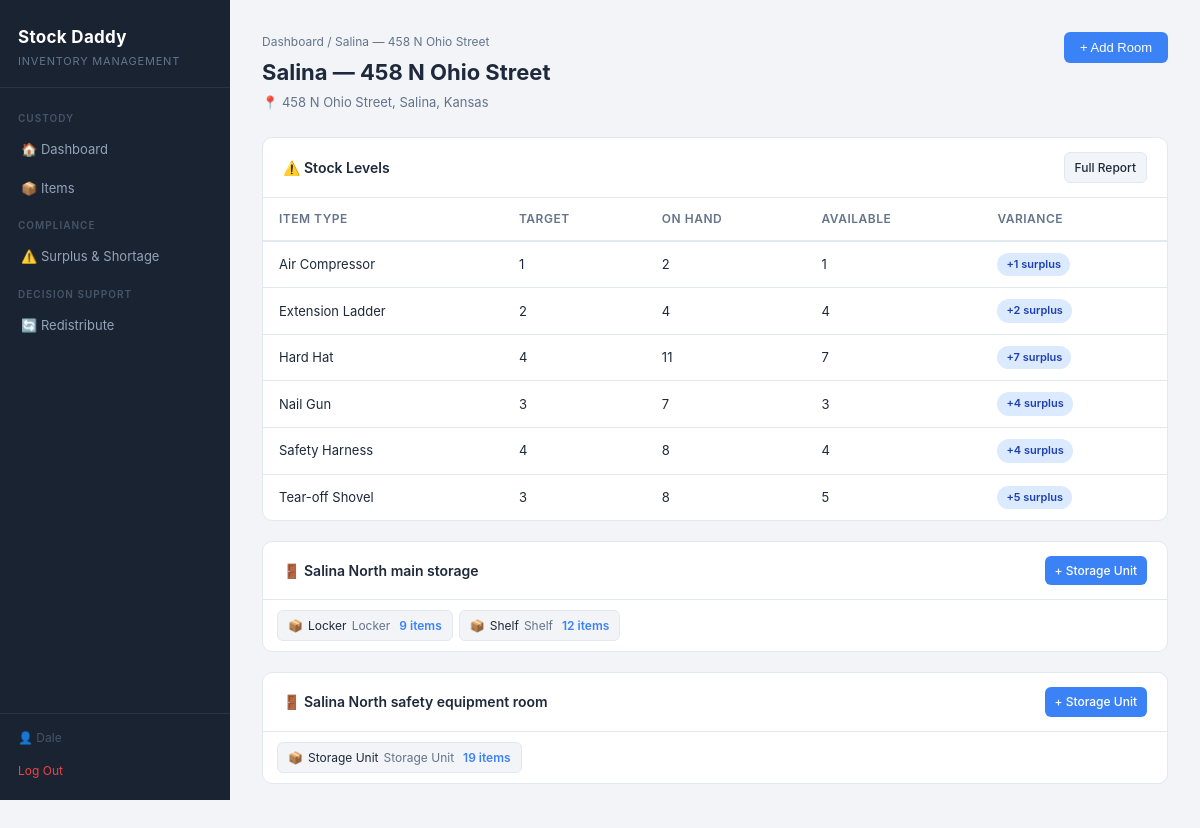
The app's page /building/1 (signed in) with its own data.
### tables this page shows
CREATE TABLE item_type (
  item_type_id      INTEGER PRIMARY KEY AUTOINCREMENT,
  name              VARCHAR(100) NOT NULL UNIQUE,
  description       VARCHAR(255),
  -- Cost to acquire one new unit. NULL = acquisition unavailable (c_k = inf).
  replacement_cost  DECIMAL(10,2) NULL,
  -- REQ-23. NULL = no service-life limit configured for this type (not zero).
  service_life_days INTEGER NULL,
  CONSTRAINT chk_replacement_cost_positive
    CHECK (replacement_cost IS NULL OR replacement_cost > 0),
  CONSTRAINT chk_service_life_positive
    CHECK (service_life_days IS NULL OR service_life_days > 0)
);

CREATE TABLE room (
  room_id     INTEGER PRIMARY KEY AUTOINCREMENT,
  building_id INTEGER NOT NULL,
  location    VARCHAR(100),
  FOREIGN KEY (building_id) REFERENCES building(building_id)
);

CREATE TABLE storage (
  storage_id    INTEGER PRIMARY KEY AUTOINCREMENT,
  room_id       INTEGER NOT NULL,
  storage_type  VARCHAR(100),
  FOREIGN KEY (room_id) REFERENCES room(room_id)
);

### app.py (the view)
@app.route("/building/<int:building_id>")
def building(building_id):
    if "user" not in session:
        return redirect(url_for("login"))
    building_data = db.get_building(building_id)
    if building_data is None:
        return redirect(url_for("dashboard"))
    return render_template("building.html", user=session["user"], building=building_data)

### db.py (called while the page is built)
def get_connection():
    conn = sqlite3.connect(DB_PATH)
    conn.execute("PRAGMA foreign_keys = ON;")
    conn.row_factory = sqlite3.Row
    return conn

### templates/building.html (shortened to what this page needs)
{% extends "base.html" %}
{% block body %}
<div class="app-layout">
    {% include "nav.html" %}
    <main class="main-content">
        <div class="page-header">
            <div>
                <div class="breadcrumb"><a href="{{ url_for('dashboard') }}">Dashboard</a> / {{ building.name }}</div>
                <h2>{{ building.name }}</h2>
                <p>📍 {{ building.address }}</p>
            </div>
            <button class="btn btn-primary">+ Add Room</button>
        </div>
        <div class="card">
            <div class="card-header">
                <span>⚠️ Stock Levels</span>
                <a href="{{ url_for('compliance') }}" class="btn btn-small btn-secondary">Full Report</a>
            </div>
            <table class="table">
                <thead>
                    <tr>
                        <th>Item Type</th>
                        <th>Target</th>
                        <th>On Hand</th>
                        <th>Available</th>
                        <th>Variance</th>
                    </tr>
                </thead>
                <tbody>
                    {% for row in building.compliance %}
                    <tr>
                        <td>{{ row.item_type }}</td>
                        <td>{{ row.target }}</td>
                        <td>{{ row.on_hand }}</td>
                        <td>{{ row.available }}</td>
                        <td>
                            {% if row.variance > 0 %}
                                <span class="badge badge-surplus">+{{ row.variance }} surplus</span>
                            {% elif row.variance < 0 %}
                                <span class="badge badge-shortage">{{ row.variance }} shortage</span>
                            {% else %}
                                <span class="badge badge-ok">Balanced</span>
                            {% endif %}
                        </td>
                    </tr>
                    {% endfor %}
                </tbody>
            </table>
        </div>
        {% for room in building.rooms %}
        <div class="card">
            <div class="card-header">
                <span>🚪 {{ room.name }}</span>
                <a href="#" class="btn btn-small">+ Storage Unit</a>
            </div>
            <div class="storage-list">
                {% for storage in room.storages %}
                <div class="storage-tag">
                    <span class="storage-icon">📦</span>
                    <span class="storage-name">{{ storage.name }}</span>
                    <span class="storage-type">{{ storage.type }}</span>
                    <span class="storage-count">{{ storage.item_count }} items</span>
                </div>
                {% endfor %}
            </div>
        </div>
        {% endfor %}
    </main>
</div>
{% endblock %}

### static/css/main.css (style rules this page uses)
*, *::before, *::after { box-sizing: border-box; margin: 0; padding: 0; }
:root { --bg: #f2f4f8; --surface: #ffffff; --sidebar-bg: #1a2332; --sidebar-hover:#243044; --accent: #3b82f6; --accent-dark: #2563eb; --danger: #ef4444; --warning-bg: #fef3c7; --warning-text: #92400e; --success-bg: #d1fae5; --success-text: #065f46; --surplus-bg: #dbeafe; --surplus-text: #1e40af; --shortage-bg: #fee2e2; --shortage-text:#991b1b; --transit-bg: #ede9fe; --transit-text: #5b21b6; --text: #1e293b; --muted: #64748b; --border: #e2e8f0; --sidebar-w: 230px; }
body { font-family: -apple-system, BlinkMacSystemFont, "Segoe UI", Roboto, sans-serif; background: var(--bg); color: var(--text); font-size: 14px; line-height: 1.6; }
a { color: var(--accent); text-decoration: none; }
.app-layout { display: flex; min-height: 100vh; }
.main-content { flex: 1; padding: 32px; overflow-y: auto; min-width: 0; }
.page-header { display: flex; justify-content: space-between; align-items: flex-start; margin-bottom: 24px; gap: 16px; }
.page-header h2 { font-size: 22px; font-weight: 700; margin-bottom: 2px; }
.page-header p { color: var(--muted); font-size: 13px; }
.breadcrumb { font-size: 12px; color: var(--muted); margin-bottom: 4px; }
.breadcrumb a { color: var(--muted); }
.card { background: var(--surface); border: 1px solid var(--border); border-radius: 10px; margin-bottom: 20px; overflow: hidden; }
.card-header { display: flex; justify-content: space-between; align-items: center; padding: 14px 20px; border-bottom: 1px solid var(--border); font-weight: 600; font-size: 14px; }
.storage-list { display: flex; flex-wrap: wrap; gap: 6px; padding: 10px 14px; }
.storage-tag { display: flex; align-items: center; gap: 5px; background: var(--bg); border: 1px solid var(--border); border-radius: 6px; padding: 5px 10px; font-size: 12px; }
.storage-type { color: var(--muted); }
.storage-count { font-weight: 600; color: var(--accent); margin-left: 4px; }
.table { width: 100%; border-collapse: collapse; font-size: 13px; }
.table th { text-align: left; padding: 11px 16px; border-bottom: 2px solid var(--border); color: var(--muted); font-weight: 600; font-size: 12px; text-transform: uppercase; letter-spacing: 0.5px; }
.table td { padding: 11px 16px; border-bottom: 1px solid var(--border); }
.table tbody tr:last-child td { border-bottom: none; }
.badge { display: inline-block; padding: 3px 9px; border-radius: 99px; font-size: 11px; font-weight: 600; }
.badge-surplus { background: var(--surplus-bg); color: var(--surplus-text); }
.btn { display: inline-block; padding: 8px 16px; border-radius: 6px; border: none; cursor: pointer; font-size: 13px; font-weight: 500; text-decoration: none; transition: background 0.12s; background: var(--accent); color: #fff; white-space: nowrap; }
.btn-primary { background: var(--accent); color: #fff; }
.btn-secondary { background: #f1f5f9; color: var(--text); border: 1px solid var(--border); }
.btn-small { padding: 5px 10px; font-size: 12px; }

### records on screen
item_type: item_type "Hard Hat", target "4", on_hand "11", available "7", variance "7"
room: name "Salina North main storage"
storage: name "Locker", type "Locker", item_count "9"
storage: name "Shelf", type "Shelf", item_count "12"
room: name "Salina North safety equipment room"
storage: name "Storage Unit", type "Storage Unit", item_count "19"

### other values on screen
{{ user }} "Dale"
{{ building.name }} "Salina — 458 N Ohio Street"
{{ building.address }} "458 N Ohio Street, Salina, Kansas"
{{ row.item_type }} "Air Compressor" "Extension Ladder" "Nail Gun" "Safety Harness" "Tear-off Shovel"
{{ row.target }} "1" "2" "3" "4" "3"
{{ row.on_hand }} "2" "4" "7" "8" "8"
{{ row.available }} "1" "4" "3" "4" "5"
{{ row.variance }} "1" "2" "4" "4" "5"
